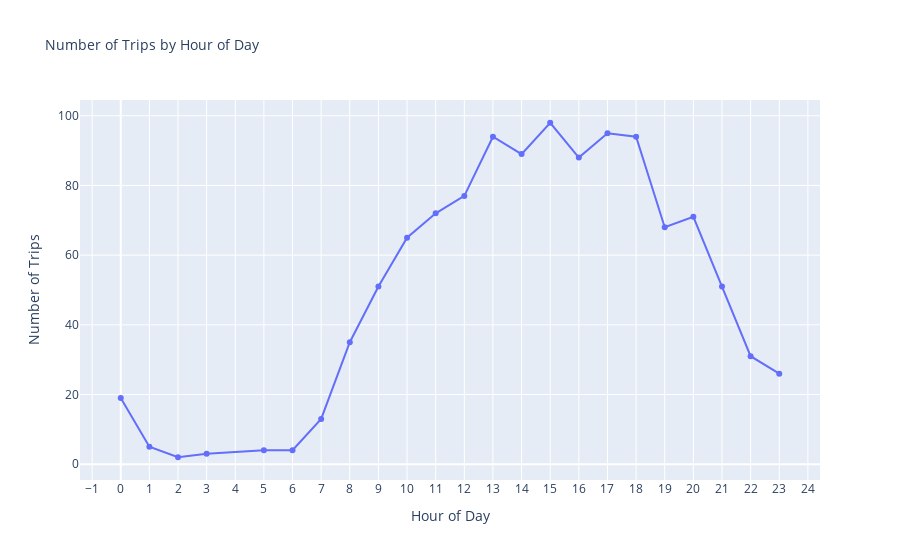

Here is the notebook cell this chart was saved with:
### Markdown cell above
### Number of Trips by Hour of Day

### Code cell
import plotly.express as px

# Verify df_cleaned and START_DATE
print("Cleaned Dataset Summary:")
print("Total rows:", len(df_cleaned))
print("START_DATE data type:", df_cleaned['START_DATE'].dtype)
print("Missing values in START_DATE:", df_cleaned['START_DATE'].isnull().sum())

# Extract hour from START_DATE
df_cleaned['HOUR'] = df_cleaned['START_DATE'].dt.hour

# Trips coutned by hour
trips_by_hour = df_cleaned.groupby('HOUR').size().reset_index(name='Trip Count')

# # Verify trip counts
# print(trips_by_hour)

# Create line plot with plotly
fig = px.line(trips_by_hour, x='HOUR', y='Trip Count', 
              title='Number of Trips by Hour of Day',
              labels={'HOUR': 'Hour of Day', 'Trip Count': 'Number of Trips'},
              markers=True)

# Update layout 
fig.update_layout(
    xaxis_title="Hour of Day",
    yaxis_title="Number of Trips",
    xaxis=dict(tickmode='linear', tick0=0, dtick=1),
    title_font_size=14,
    showlegend=False
)


fig.show()

# Save the plot 
fig.write_image('C:/Users/archi/OneDrive/Documents/Coding/Python/Projects/HexSoftwares_Exploratory_Data_Analysis/visualizations/trips_by_hour.png', scale=3)

### Figure 1 — Plotly figure (JSON) as saved in the notebook; plotly's stock layout.template omitted (floating-point values rounded to 4 significant figures)
{"data": [{"hovertemplate": "Hour of Day=%{x}<br>Number of Trips=%{y}<extra></extra>", "legendgroup": "", "line": {"color": "#636efa", "dash": "solid"}, "marker": {"symbol": "circle"}, "mode": "lines+markers", "name": "", "orientation": "v", "showlegend": false, "type": "scatter", "x": [0, 1, 2, 3, 5, 6, 7, 8, 9, 10, 11, 12, 13, 14, 15, 16, 17, 18, 19, 20, 21, 22, 23], "xaxis": "x", "y": [19, 5, 2, 3, 4, 4, 13, 35, 51, 65, 72, 77, 94, 89, 98, 88, 95, 94, 68, 71, 51, 31, 26], "yaxis": "y"}], "layout": {"legend": {"tracegroupgap": 0}, "showlegend": false, "title": {"font": {"size": 14}, "text": "Number of Trips by Hour of Day"}, "xaxis": {"anchor": "y", "domain": [0, 1], "dtick": 1, "tick0": 0, "tickmode": "linear", "title": {"text": "Hour of Day"}}, "yaxis": {"anchor": "x", "domain": [0, 1], "title": {"text": "Number of Trips"}}}}
